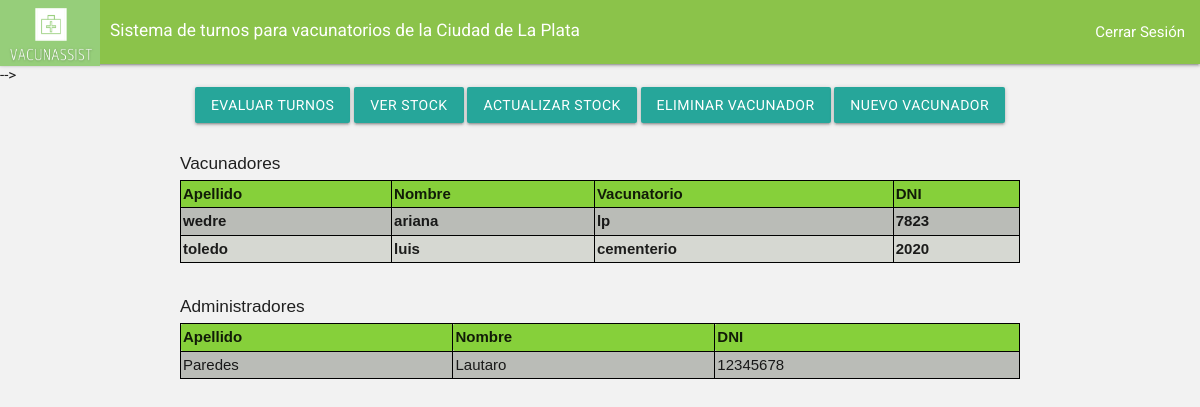
Before: /inicio_admin/ with the older database file.
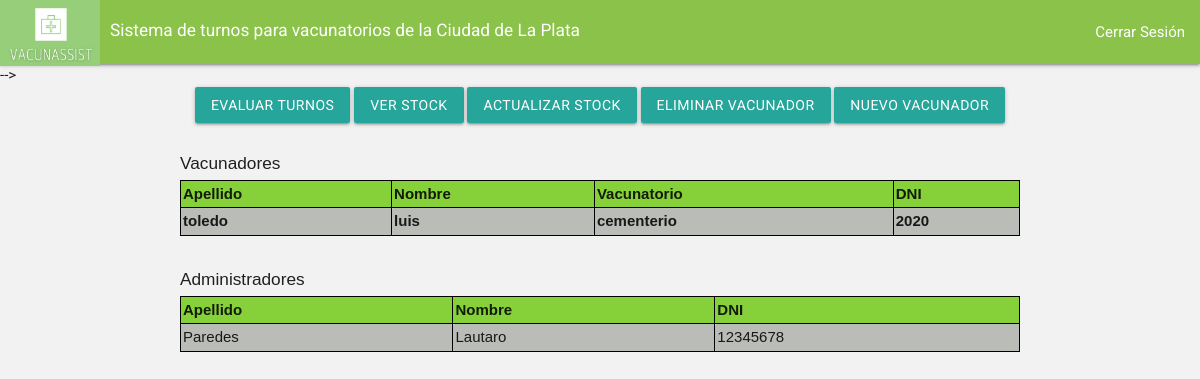
After: the same page with the newer database file.
### main/models.py (models this page shows, shortened)
class Vacunador(models.Model):
    vacunador_nombre= models.CharField(max_length=200)
    vacunador_apellido= models.CharField(max_length=20)
    vacunador_fechaNac= models.DateTimeField("fecha nacimiento")
    vacunador_zona= models.CharField(max_length=200)
    vacunador_dni= models.IntegerField()
    vacunador_email= models.EmailField(max_length=254)
    codigo= models.IntegerField()
    contraseña = models.CharField(max_length=200)

class Administrador(models.Model):
    administrador_nombre= models.CharField(max_length=200)
    administrador_apellido= models.CharField(max_length=20)
    administrador_fechaNac= models.DateTimeField("fecha nacimiento")
    administrador_zona= models.CharField(max_length=200)
    administrador_dni= models.IntegerField()
    contraseña = models.CharField(max_length=200)
    administrador_email= models.EmailField(max_length=254)
    codigo= models.IntegerField()

### main/views.py (the view)
# urls.py: path('inicio_admin/' , views.inicio_admin, name= "inicio_admin"),
def inicio_admin(request):
    data2= {
      'form' :PacienteRegistro()
    }
    administradorList= Administrador.objects.all()
    vacunadoresList= Vacunador.objects.all()
    vacunadorList= Vacunador.objects.all()
    return render(request,"main/inicio_admin.html",{"administradores" : administradorList,"vacunadores" :vacunadoresList})
    return render(request, "main/inicio_admin.html",{"administradores" : administradorList, "vacunadores" : vacunadorList})

### main/templates/main/inicio_admin.html (shortened to what this page needs)
<!DOCTYPE html>
{% load static %}
<html lang="en" dir="ltr">
  <head>
  	<link rel="stylesheet" href="estilos.css">
        <link rel="stylesheet" href="https://cdnjs.cloudflare.com/ajax/libs/materialize/1.0.0/css/materialize.min.css">
        <link type='text/css' href="{% static 'css/estilo.css' %}" rel="stylesheet" />
    <nav>
        <div class="nav-wrapper  light-green">
          <a href="/" class="brand-logo">
            <img src="{% static 'imagenes/Logo_VacunAssist_recortado.png' %}" class="img-fluid" width="100" height="66">
          <div class="right"  style="margin: 9px 0px 0px 10px">
            <h6>Sistema de turnos para vacunatorios de la Ciudad de La Plata</h6>
            </div>
          </a>
          <ul id="nav-mobile" class="right hide-on-med"></a>
            <li><a href="/">Cerrar Sesión</a></li>
          </ul>
        </div>
      </nav>
  </head>
  <body bgcolor="FFFFFF">
  </div> -->
  <div class="center">
    <div class="row justify-content-center align-items-center">
      <div class="col-sm-12 col-md-6 col-lg-8 col-xl-8">
        <td><a href="/evaluarTurno/" class="btn btn-primary btn-lg btn-danger">Evaluar Turnos</a></td>
        <th colspan="2"> </th><td><a href="/sumarTotales/" class="btn btn-primary btn-lg btn-danger">Ver Stock</a></td>
        <th colspan="2"> </th><td><a href="/editarStockVacunatorio/" class="btn btn-primary btn-lg btn-danger"> Actualizar Stock</a></td>
        <th colspan="2"> </th><td><a href="/eliminarVacunador/" class="btn btn-primary btn-lg btn-danger"> Eliminar Vacunador </a></td>
        <th colspan="2"> </th><td><a href="/registro_vacunador/" class="btn btn-primary btn-lg btn-danger"> Nuevo Vacunador </a></td>
      </div>
    </div>
  </div>
        <table id:"tableUsers" style="background-color:#D6D8D2; margin: 0 auto;">
          <caption >
            <div class="left"><h6> Vacunadores </h6></div>
          </caption>
          <tr style="background-color:#86D03A">
              <th>Apellido </th>
              <th>Nombre</th>
              <th>Vacunatorio</th>
              <th>DNI</th>
          </tr>
        <div class="vacunadores">
          {% for v in vacunadores %}
              <div class="Vacunador">
                <tr style="background-color:#CBCBCB, #B0B0B0">
                  <th>{{v.vacunador_apellido}} </th>
                  <th>{{v.vacunador_nombre}}</th>
                  <th>{{v.vacunador_zona}}</th>
                  <th>{{v.vacunador_dni}}</th>
                </tr>
              </div>
          {% endfor %}
        </div>
      </table>
      <br>
        <table id:"tableUsers" style="background-color:#D6D8D2; margin: 0 auto;">
          <caption >
            <div class="left"><h6> Administradores </h6></div>
          </caption>
          <tr style="background-color:#86D03A">
              <th>Apellido </th>
              <th>Nombre</th>
              <th>DNI</th>
          </tr>
          <div class="administradores">
            {% for a in administradores %}
            <div class="Administrador">
              <tr style="background-color:#CBCBCB, #B0B0B0">
                <td>{{a.administrador_apellido}} </td>
                <td> {{a.administrador_nombre}}</td>
                <td>{{a.administrador_dni}}</td>
             </tr>
            </div>
            {% endfor %}
          </div>
        </table>
           <body>
                     <body>
                     </body>
           </body>
  </body>
</html>

Changed rows visible on the page:
removed Vacunador: vacunador_apellido "wedre", vacunador_nombre "ariana", vacunador_zona "lp", vacunador_dni "7823"
